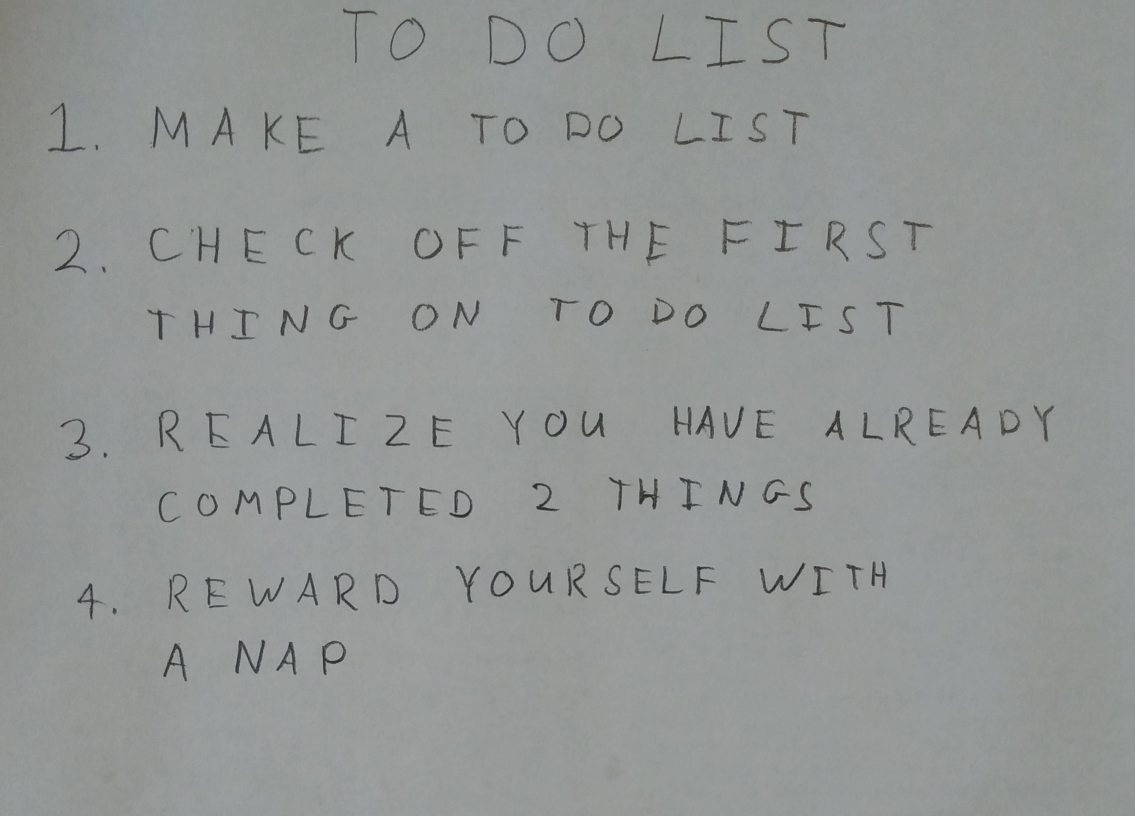
#> input picture images/01_list.jpg, 2270 x 1631 px (shown at 1/2 size)
$ python -i q4.py   (imports and definitions only)   (older library calls are emulated)
#> lines starting #> are read from the running program, lines starting #| are printed output that depends on the picture; after the words box and inside, x2 and y2 are one past the last pixel; in counts of white or black regions, pixels touching at a corner belong together
import numpy as np

import skimage
import skimage.measure
import skimage.color
import skimage.restoration
import skimage.filters
import skimage.morphology
import skimage.segmentation

# takes a color image
# returns a list of bounding boxes and black_and_white image
def findLetters(image):
    bboxes = []
    bw = None
    # insert processing in here
    # one idea estimate noise -> denoise -> greyscale -> threshold -> morphology -> label -> skip small boxes
    # this can be 10 to 15 lines of code using skimage functions

    ## REMOVING NOISE TAKES TOO MUCH TIME
    # sigma_est = skimage.restoration.estimate_sigma(image, multichannel=True, average_sigmas=True)
    # print('noise before: ', sigma_est)

    import matplotlib.pyplot as plt
    import matplotlib.patches as mpatches

    gray_img = skimage.color.rgb2gray(image)

    # apply threshold
    thresh = skimage.filters.threshold_otsu(gray_img)
#> thresh = 0.45

    binary_img = gray_img > thresh
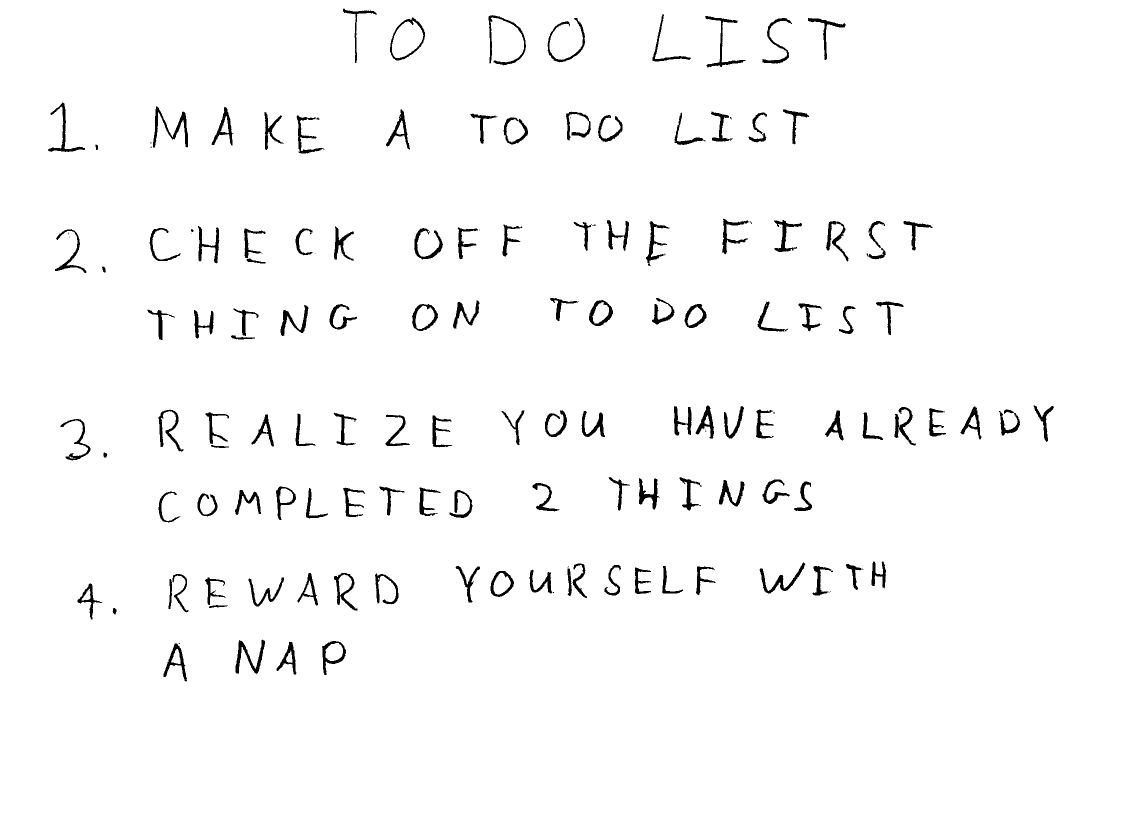
#> binary_img: shape (1631, 2270) bool (shown at 1/2 size); 97.6% white; 161 black regions (31 under 20 px), largest, box (x1, y1, x2, y2) and area: (306, 213, 376, 295) 1365, (471, 1279, 530, 1348) 1216, (1519, 1125, 1611, 1187) 1134
    bw = binary_img.astype(float)

    bw = skimage.morphology.opening(bw, skimage.morphology.square(7))
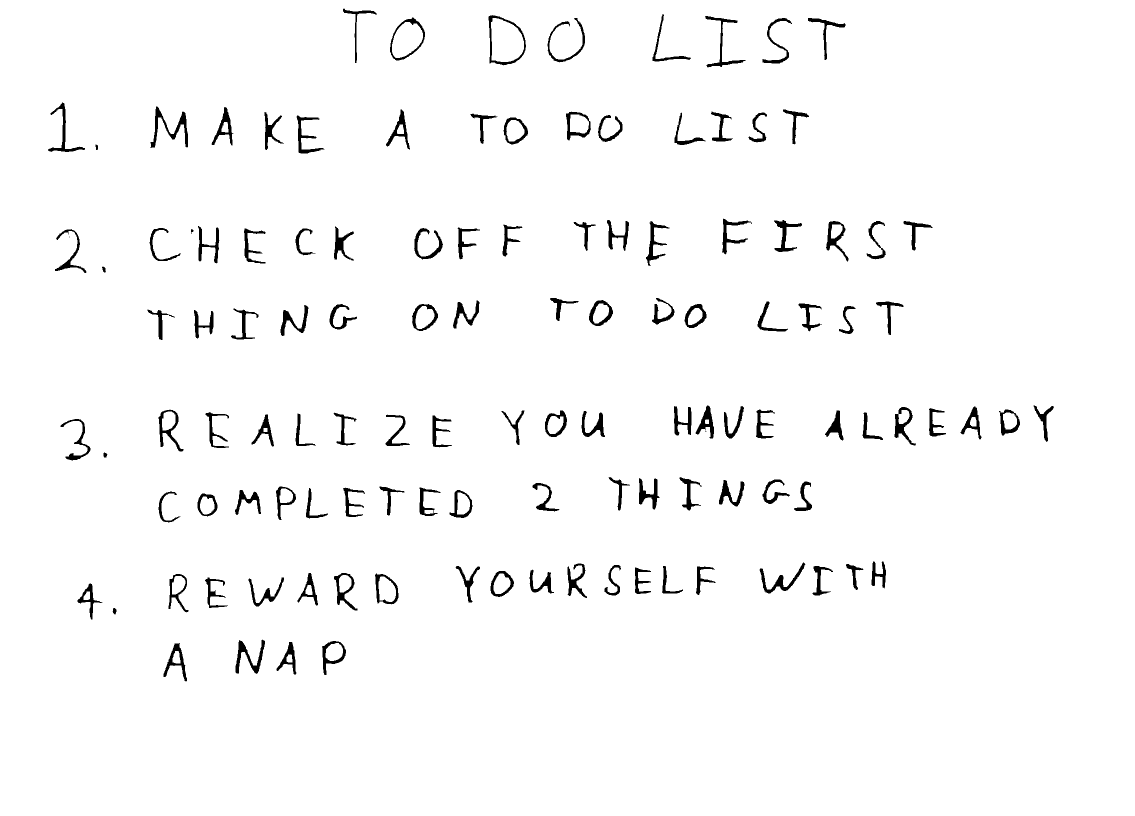
#> bw: shape (1631, 2270) float64 (shown at 1/2 size); values 0 (black) and 1 (white), 97.5% white; 122 black regions (2 under 20 px), largest, box (x1, y1, x2, y2) and area: (301, 213, 376, 296) 1523, (471, 1279, 530, 1348) 1280, (1519, 1125, 1611, 1187) 1193

    # label image regions
    label_image = skimage.measure.label(bw, neighbors=8, background=1)
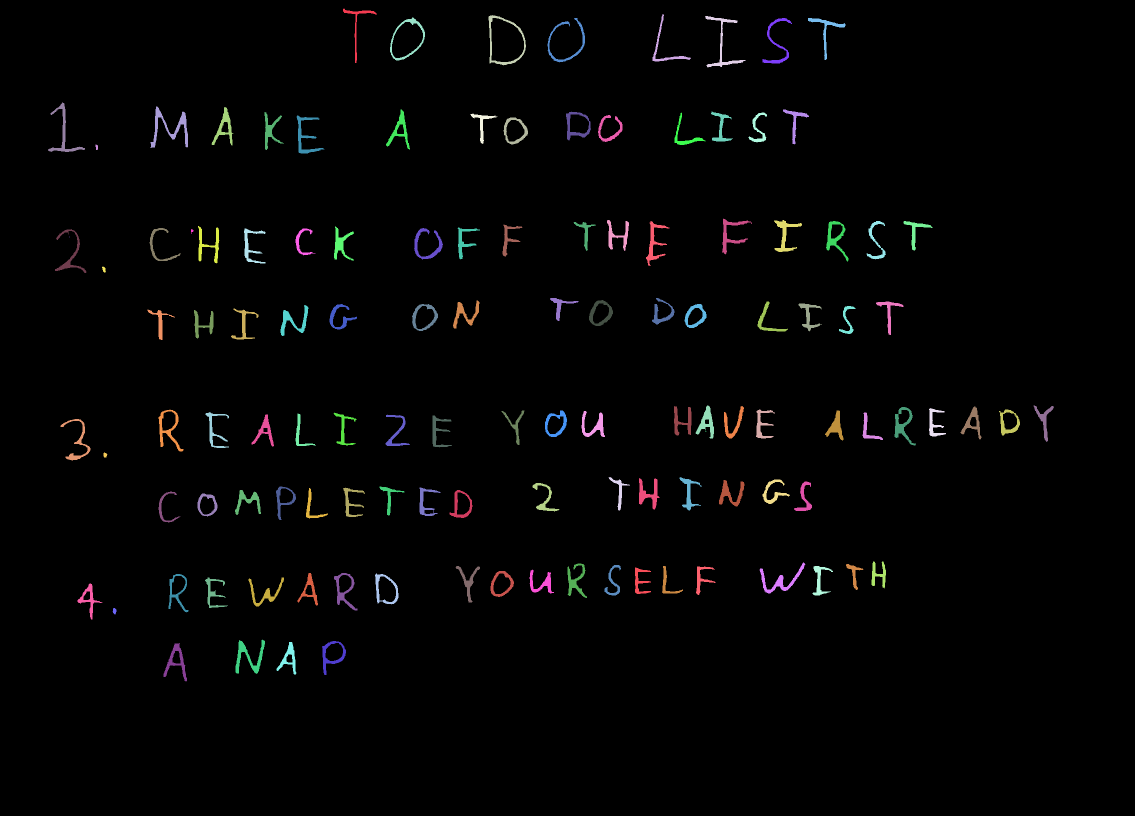
#> label_image: shape (1631, 2270) int64 (shown at 1/2 size); 123 distinct labels, from 0 to 122; one colour per label, 0 black

    fig, ax = plt.subplots(figsize=(10, 6))
    for region in skimage.measure.regionprops(label_image):
        # take regions with large enough areas
        if region.area >= 100:
            # draw rectangle around segmented coins
            minr, minc, maxr, maxc = region.bbox
            rect = mpatches.Rectangle((minc, minr), maxc - minc, maxr - minr,
                                      fill=False, edgecolor='blue', linewidth=0.5)
            ax.add_patch(rect)
            bboxes.append(region.bbox)
#> this loop made 122 passes
#> (minr, minc, maxr, maxc) on passes 1 to 12: (17, 686, 126, 753), (28, 1305, 123, 1382), (30, 977, 131, 1052), (32, 1410, 135, 1491), (35, 780, 121, 850), (36, 1095, 125, 1170), (36, 1525, 127, 1584), (36, 1616, 120, 1691), (205, 96, 304, 170), (213, 301, 296, 376), (214, 423, 291, 467), (219, 772, 299, 820)
#> after the loop, bboxes = 115 items, first 6: (17, 686, 126, 753), (28, 1305, 123, 1382), (30, 977, 131, 1052), (32, 1410, 135, 1491), (35, 780, 121, 850), (36, 1095, 125, 1170)

    resolution  = bw.shape[0]*bw.shape[1]
#> resolution = 3702370
    print(bw.shape[0]*bw.shape[1])
#| 3702370

    if (resolution>3500000):
        bw = apply_erosion(bw,2)

    if (resolution>4000000):
        bw = apply_erosion(bw,1)

    if (resolution>10000000):
        bw = apply_erosion(bw,7)

    return bboxes, bw


def apply_erosion(bw, n):
#> called with n = 2
    for i in range(n):
        bw = skimage.morphology.erosion(bw)
#> this loop made 2 passes
#> pass 1, in apply_erosion, `bw = skimage.morphology.erosion(bw)`:
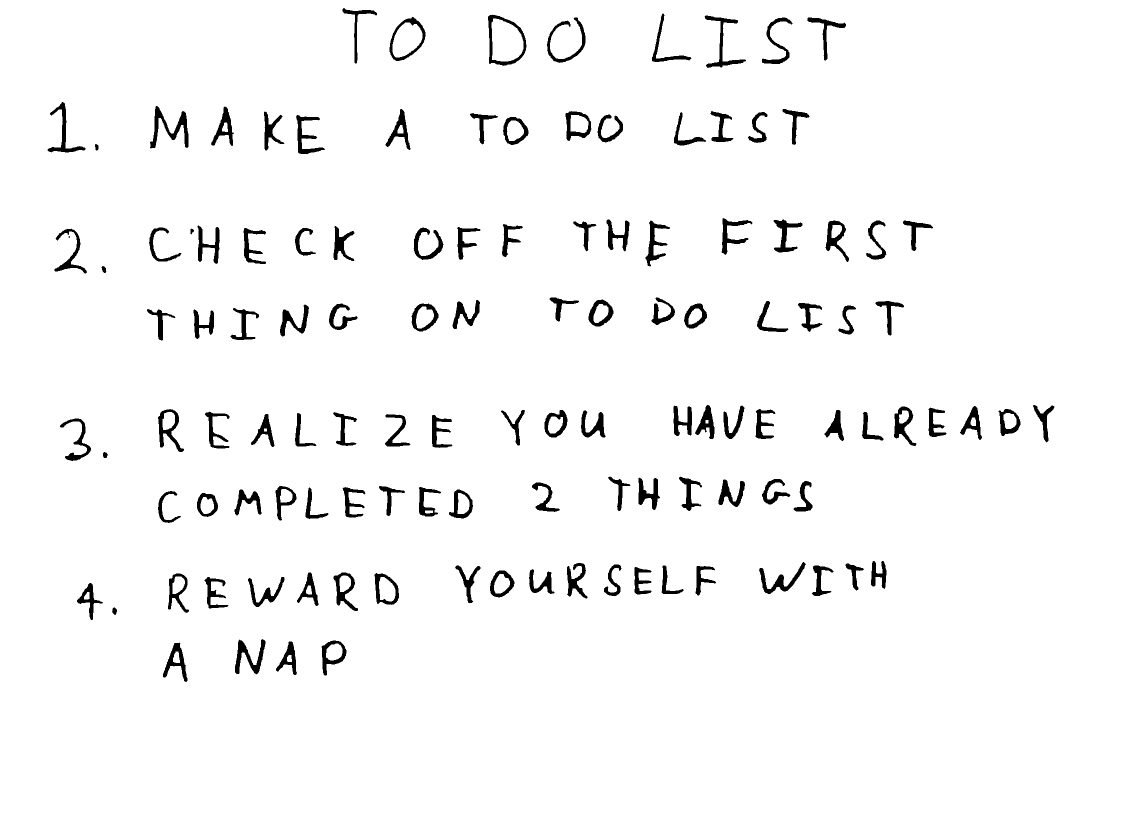
#> bw: shape (1631, 2270) float64 (shown at 1/2 size); values 0 (black) and 1 (white), 96.6% white; 121 black regions (1 under 20 px), largest, box (x1, y1, x2, y2) and area: (300, 212, 377, 297) 2001, (976, 29, 1053, 132) 1713, (470, 1278, 531, 1349) 1631
    return bw

>>> import cv2
>>> picture = cv2.cvtColor(cv2.imread('../images/01_list.jpg'), cv2.COLOR_BGR2RGB)
>>> result = findLetters(picture)
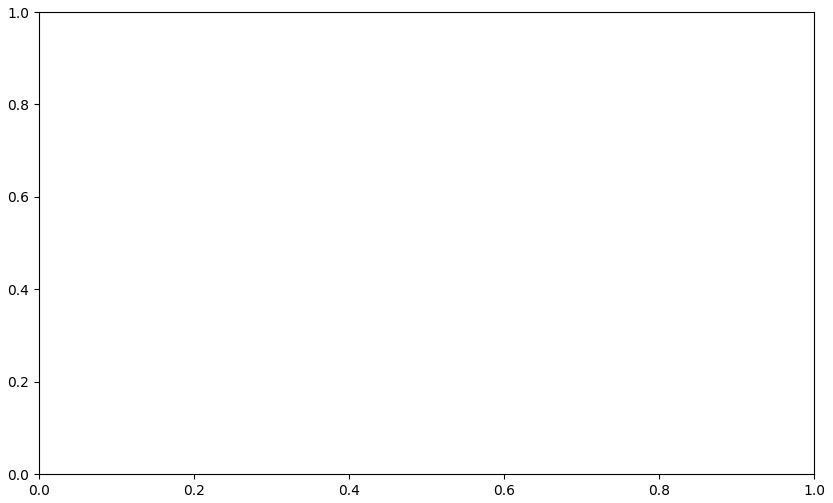
#> figure drawn by matplotlib, 1 panel
